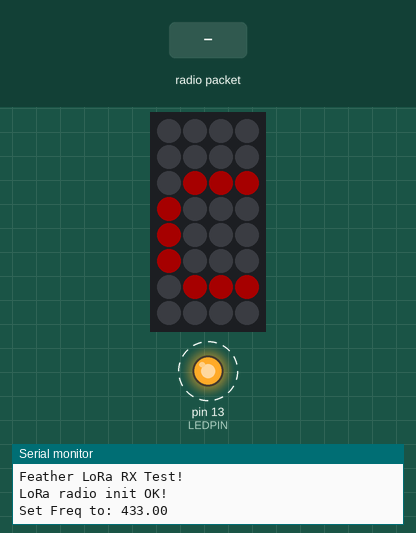
This sketch was run on a simulated Arduino Nano, built with avr-gcc and run on an emulated ATmega328P. Shown: 4×8 RGB LED matrix (first LED top left, wired row by row), output pins drawn as LEDs (lit = HIGH), the last lines printed to the serial monitor. Dashed ring = blinking. The test bench sets the inputs (shaded band). Dim RGB values are drawn brighter than linear; no radio packets arrive unless stated; pins used as bus, display or sensor lines are not drawn.

Above: at 1.3 s.
1.4 s: radio packet "v1" arrives
3.3 s: radio packet "1" arrives
At 4.15 s:
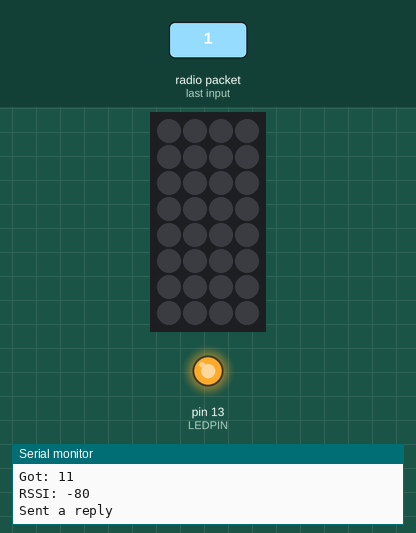
At 4.95 s:
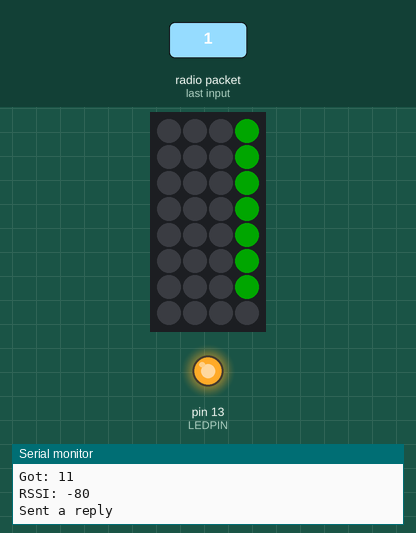
Timing chart, 0 to 12.2 s (numbered marks = the images above; inputs shaded):
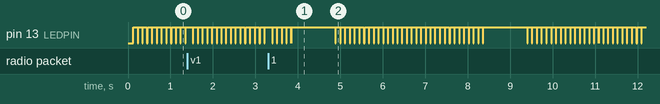

The sketch:

radio_blink_rx.ino
```cpp
#include <Arduino.h>

// Radio module:
#include <SPI.h> // needed for radio frequency module
#include <RH_RF95.h> // Radio include for all lora feather9x_RX

// Adafruit_NeoMatrix
#include <Adafruit_GFX.h>
#include <Adafruit_NeoMatrix.h>
#include <Adafruit_NeoPixel.h>
#ifndef PSTR
 #define PSTR // Make Arduino Due happy
#endif

#if !defined(ARDUINO_ARCH_SAM) && !defined(ARDUINO_ARCH_SAMD) && !defined(ESP8266) && !defined(ARDUINO_ARCH_STM32F2)
 #include <util/delay.h>
#endif

extern "C" char *sbrk(int i);

int FreeRam () {
  char stack_dummy = 0;
  return &stack_dummy - sbrk(0);
}

// peripherial setup:
#define VBATPIN A7
#define LEDPIN 13

// LoRa setup:
// for feather m0
#define RFM95_CS 8 // CS MUST BE SET HIGH when not using radio! (it has no pullup built in...)
#define RFM95_RST 4
#define RFM95_INT 3
// Change to 434.0 or other frequency, must match RX's freq!
#define RF95_FREQ 433.0
// Singleton instance of the radio driver
RH_RF95 rf95(RFM95_CS, RFM95_INT);

// LED Matrix setup:
#define PIN 11
// MATRIX DECLARATION:
// Parameter 1 = width of NeoPixel matrix
// Parameter 2 = height of matrix
// Parameter 3 = pin number (most are valid)
// Parameter 4 = matrix layout flags, add together as needed:
//   NEO_MATRIX_TOP, NEO_MATRIX_BOTTOM, NEO_MATRIX_LEFT, NEO_MATRIX_RIGHT:
//     Position of the FIRST LED in the matrix; pick two, e.g.
//     NEO_MATRIX_TOP + NEO_MATRIX_LEFT for the top-left corner.
//   NEO_MATRIX_ROWS, NEO_MATRIX_COLUMNS: LEDs are arranged in horizontal
//     rows or in vertical columns, respectively; pick one or the other.
//   NEO_MATRIX_PROGRESSIVE, NEO_MATRIX_ZIGZAG: all rows/columns proceed
//     in the same order, or alternate lines reverse direction; pick one.
//   See example below for these values in action.
// Parameter 5 = pixel type flags, add together as needed:
//   NEO_KHZ800  800 KHz bitstream (most NeoPixel products w/WS2812 LEDs)
//   NEO_KHZ400  400 KHz (classic 'v1' (not v2) FLORA pixels, WS2811 drivers)
//   NEO_GRB     Pixels are wired for GRB bitstream (most NeoPixel products)
//   NEO_RGB     Pixels are wired for RGB bitstream (v1 FLORA pixels, not v2)
//
// Example for NeoPixel Shield.  In this application we'd like to use it
// as a 5x8 tall matrix, with the USB port positioned at the top of the
// Arduino.  When held that way, the first pixel is at the top right, and
// lines are arranged in columns, progressive order.  The shield uses
// 800 KHz (v2) pixels that expect GRB color data.
Adafruit_NeoMatrix matrix = Adafruit_NeoMatrix(4, 8, PIN,
  NEO_MATRIX_TOP     + NEO_MATRIX_RIGHT +
  NEO_MATRIX_COLUMNS + NEO_MATRIX_PROGRESSIVE,
  NEO_GRB            + NEO_KHZ800);
const uint16_t colors[] = {
  matrix.Color(255, 0, 0), matrix.Color(0, 255, 0), matrix.Color(0, 0, 255) };

void setup() {
  // initialize digital pin 13 as an output.
  pinMode(LEDPIN, OUTPUT);

  pinMode(RFM95_RST, OUTPUT);
  digitalWrite(RFM95_RST, HIGH);

  // while (!Serial); // Remove this if you don't want to wait for USB
  Serial.begin(9600);
  delay(100);

  Serial.println("Feather LoRa RX Test!");

  // manual reset
  digitalWrite(RFM95_RST, LOW);
  delay(10);
  digitalWrite(RFM95_RST, HIGH);
  delay(10);

  while (!rf95.init()) {
    Serial.println("LoRa radio init failed");
    while (1);
  }
  Serial.println("LoRa radio init OK!");

  // Defaults after init are 434.0MHz, modulation GFSK_Rb250Fd250, +13dbM
  if (!rf95.setFrequency(RF95_FREQ)) {
    Serial.println("setFrequency failed");
    while (1);
  }
  Serial.print("Set Freq to: "); Serial.println(RF95_FREQ);

  // Defaults after init are 434.0MHz, 13dBm, Bw = 125 kHz, Cr = 4/5, Sf = 128chips/symbol, CRC on

  // The default transmitter power is 13dBm, using PA_BOOST.
  // If you are using RFM95/96/97/98 modules which uses the PA_BOOST transmitter pin, then
  // you can set transmitter powers from 5 to 23 dBm:
  rf95.setTxPower(23, false);

  // Matrix setup:
  matrix.begin();
  matrix.setTextWrap(false);
  matrix.setBrightness(40);
  matrix.setTextColor(colors[0]);

}

int16_t packetnum = 0;  // packet counter, we increment per xmission

int x    = matrix.width();
int pass = 0;

void loop() {

  if (rf95.available()) {
    // Should be a message for us now
    uint8_t buf[RH_RF95_MAX_MESSAGE_LEN];
    uint8_t len = sizeof(buf);

    if (rf95.recv(buf, &len)) {
      digitalWrite(LEDPIN, HIGH);
      RH_RF95::printBuffer("Received: ", buf, len);
      Serial.print("Got: ");
      Serial.println((char*)buf);
       Serial.print("RSSI: ");
      Serial.println(rf95.lastRssi(), DEC);
      delay(10);
      // Send a reply
      uint8_t data[] = "KM6IDA response";
      rf95.send(data, sizeof(data));
      rf95.waitPacketSent();
      Serial.println("Sent a reply");
      digitalWrite(LEDPIN, LOW);
    } else {
      Serial.println("Receive failed");
    }
  }

//  digitalWrite(LEDPIN, HIGH);   // turn the LED on (HIGH is the voltage level)
//  delay(1000);              // wait for a second
//  digitalWrite(LEDPIN, LOW);    // turn the LED off by making the voltage LOW
//  delay(1000);              // wait for a second

//  float measuredvbat = analogRead(VBATPIN);
//  measuredvbat *= 2;    // we divided by 2, so multiply back
//  measuredvbat *= 3.3;  // Multiply by 3.3V, our reference voltage
//  measuredvbat /= 1024; // convert to voltage
//  Serial.print("VBat: " ); Serial.println(measuredvbat);
//
//  Serial.print("Mem:"); Serial.println(FreeRam());

  matrix.fillScreen(0);
  matrix.setCursor(x, 0);
  matrix.print(F("Howdy"));
  if(--x < -36) {
    x = matrix.width();
    if(++pass >= 3) pass = 0;
    matrix.setTextColor(colors[pass]);
  }
  matrix.show();
  digitalWrite(LEDPIN, HIGH);   // turn the LED on (HIGH is the voltage level)
  delay(100);
  digitalWrite(LEDPIN, LOW);    // turn the LED off by making the voltage LOW
}
```

Measured:
- what the display in image 1 shows lasts 0.9 s, from 4.0 s to 4.9 s
